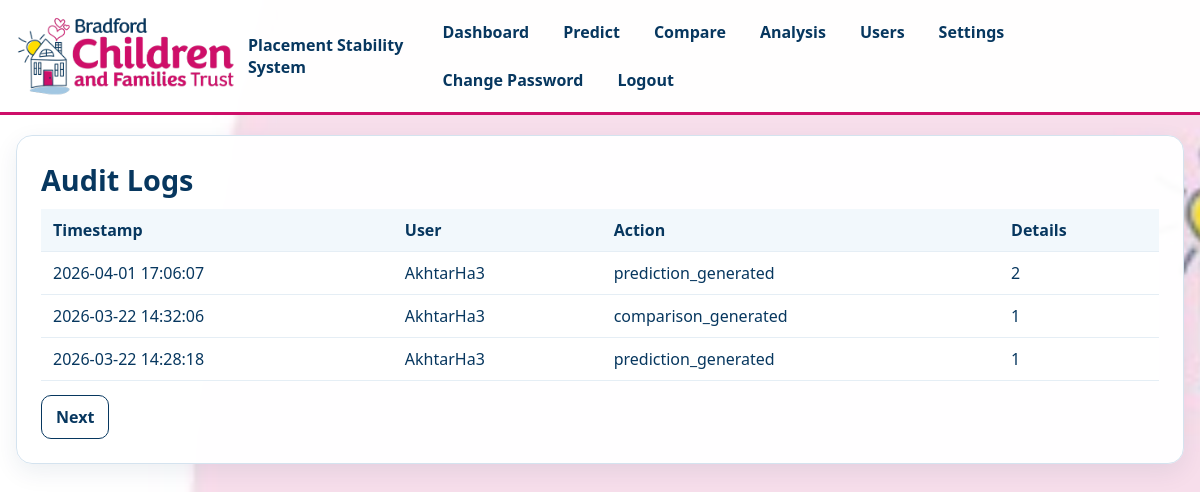
/audit-logs (signed in), run on an earlier commit of the app's database.
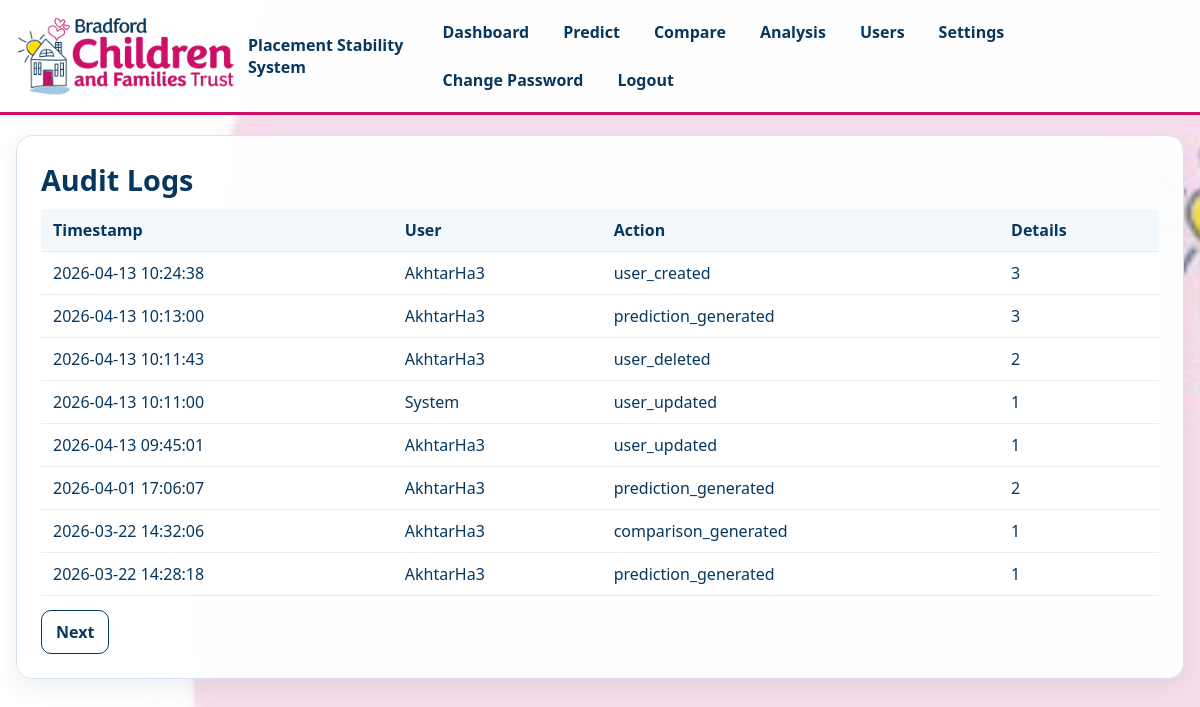
And on a later commit of the database.
### tables this page shows
CREATE TABLE audit_logs (
        id INTEGER PRIMARY KEY AUTOINCREMENT,
        user_id INTEGER,
        action TEXT NOT NULL,
        details TEXT,
        timestamp TIMESTAMP DEFAULT CURRENT_TIMESTAMP,
        FOREIGN KEY (user_id) REFERENCES users (id)
    );

CREATE TABLE users (
        id INTEGER PRIMARY KEY AUTOINCREMENT,
        username TEXT UNIQUE NOT NULL,
        email TEXT UNIQUE NOT NULL,
        password_hash TEXT NOT NULL,
        role TEXT NOT NULL DEFAULT 'staff',
        is_active INTEGER DEFAULT 1,
        created_at TIMESTAMP DEFAULT CURRENT_TIMESTAMP,
        last_login TIMESTAMP
    );

### app/routes.py (the view)
@app.route('/audit-logs')
@role_required('admin')
def audit_logs():
    page = request.args.get('page', 1, type=int)
    logs = get_audit_logs_paginated(connection, page, per_page=50)
    return render_template('audit_logs.html', logs=logs)

### app/models.py (called while the page is built)
def create_connection(path):
    connection = None
    try:
        connection = sqlite3.connect(path, check_same_thread=False)
        connection.row_factory = sqlite3.Row  # Enable dict-like access
        print("Connection to SQLite DB successful")
    except Error as e:
        print(f"The error '{e}' occurred")
    return connection

def get_user_by_id(connection, user_id):
    query = "SELECT * FROM users WHERE id = ?"
    cursor = connection.cursor()
    cursor.execute(query, (user_id,))
    row = cursor.fetchone()
    if row:
        return User(
            row['id'],
            row['username'],
            row['email'],
            row['role'],
            row['is_active'],
            row['must_reset_password']
        )
    return None

def get_audit_logs_paginated(connection, page, per_page=50):
    offset = (page - 1) * per_page
    query = """
    SELECT a.*, u.username
    FROM audit_logs a
    LEFT JOIN users u ON a.user_id = u.id
    ORDER BY a.timestamp DESC
    LIMIT ? OFFSET ?
    """
    cursor = connection.cursor()
    cursor.execute(query, (per_page, offset))
    return cursor.fetchall()

### templates/audit_logs.html (shortened to what this page needs)
{% extends "base.html" %}
{% block content %}
    <section class="panel">
        <h1>Audit Logs</h1>
        <div class="table-wrap">
            <table>
                <thead>
                    <tr>
                        <th>Timestamp</th>
                        <th>User</th>
                        <th>Action</th>
                        <th>Details</th>
                    </tr>
                </thead>
                <tbody>
                    {% for log in logs %}
                        <tr>
                            <td>{{ log.timestamp }}</td>
                            <td>{{ log.username or 'System' }}</td>
                            <td>{{ log.action }}</td>
                            <td>{{ log.details }}</td>
                        </tr>
                    {% else %}
                        <tr><td colspan="4">No audit logs found.</td></tr>
                    {% endfor %}
                </tbody>
            </table>
        </div>
        <div class="actions-row">
            {% set current_page = request.args.get('page', 1, type=int) %}
            <a class="btn" href="{{ url_for('app.audit_logs', page=current_page + 1) }}">Next</a>
        </div>
    </section>
{% endblock %}

What changed in the data, as far as the page shows it:
added audit_logs: timestamp "2026-04-13 10:24:38", username "AkhtarHa3", action "user_created", details "3"
added audit_logs: timestamp "2026-04-13 10:13:00", username "AkhtarHa3", action "prediction_generated", details "3"
added audit_logs: timestamp "2026-04-13 10:11:43", username "AkhtarHa3", action "user_deleted", details "2"
added audit_logs: timestamp "2026-04-13 10:11:00", username "System", action "user_updated", details "1"
added audit_logs: timestamp "2026-04-13 09:45:01", username "AkhtarHa3", action "user_updated", details "1"
